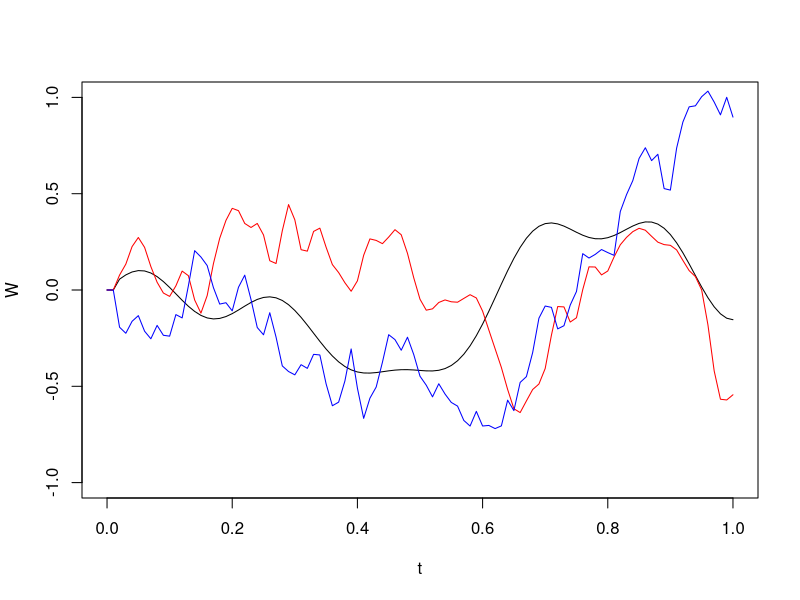

Recreate this plot in R.
#' ---
#' title: "Wiener process as $L^2$ expansion"
#' author: "Vitaliy Pozdnyakov"
#' date: "January 2020"
#' output: pdf_document
#' ---

#' $$W(t) = \sum_{i=0}^{+\infty} Z_i(\omega)\phi_i(t), 0 \leq t \leq T$$
#' where 
#' $$\phi_i(t) = \frac{2\sqrt{2T}}{(2i+1)\pi} \sin{\frac{(2i+1)\pi t}{2T}}$$
set.seed(2)
phi <- function(i, t, T){
  (2*sqrt(2*T))/((2*i+1)*pi) * sin(((2*i+1)*pi*t)/(2*T))
}
T <- 1
N <- 100
t <- seq(0, T, length = N+1)
W <- numeric(N+1)
n <- 10
Z <- rnorm(n)
for(i in (2:N+1))
  W[i] <- sum(Z*sapply(1:n, function(x) phi(x, t[i], T)))
plot(t, W, type = "l", col = 'black', ylim=c(-1,1))

n <- 50
Z <- rnorm(n)
for(i in (2:N+1))
  W[i] <- sum(Z*sapply(1:n, function(x) phi(x, t[i], T)))
lines(t, W, col = 'red')

n <- 100
Z <- rnorm(n)
for(i in (2:N+1))
  W[i] <- sum(Z*sapply(1:n, function(x) phi(x, t[i], T)))
lines(t, W, col = 'blue')
